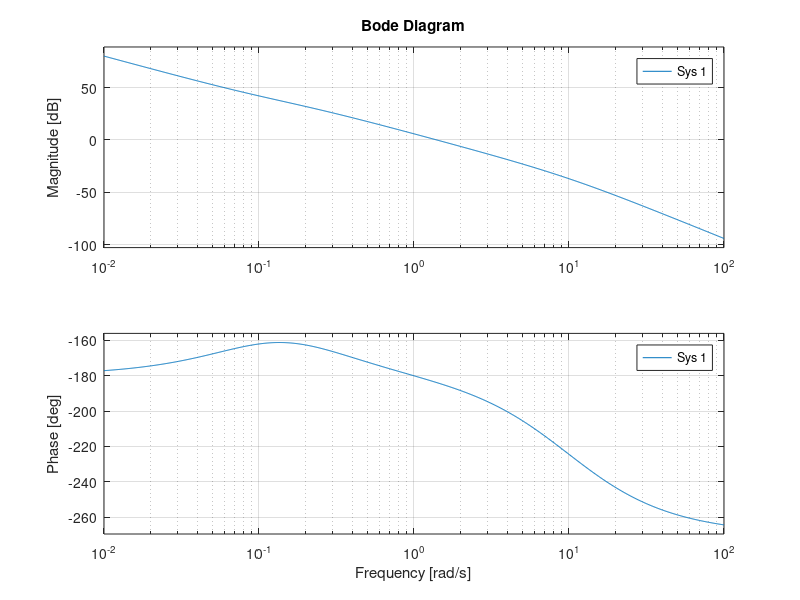

The MATLAB source for this figure: (Note: this script raises an error after producing the figure.)
clear all, close all
s = tf('s');
F1 = (1+s/0.1)/(1+s/0.2)/(1+s/10);
F2 = 1/s;
Kf1 = dcgain(F1);
Kf2 = dcgain(F2*s);

epar = 0.16;
Kc_min = 1/(epar*Kf1*Kf2);
bode(F1*F2/s) % stabilita regolare
Kc = Kc_min;

Ga1 = Kc/s*F1*F2;
wb = 4; smax = .25;
wcd = 2.35; % 2.52

mr_db = 20*log10((1+smax)/.9)
mfi_min = 60-5*mr_db % 45 °

figure, bode(Ga1), grid
[m,f] = bode(Ga1, wcd)
% recuperare 57°
% attenuare modulo

% 2 reti attenuatrici
md = 4; xd = 1.4;
td = xd/wcd;
Rd1 = (1+td*s)/(1+td/md*s);
Rd = Rd1^2;
Ga2 = Rd*Ga1;
figure, bode(Ga2), grid
[m,f] = bode(Ga2, wcd)

% anticipatrice
mi = 6.2;
figure, bode((1+s/mi)/(1+s)), grid
xi= 100; ti = xi/wcd;
Ri = (1+ti*s/mi)/(1+ti*s);
Ga3 = Ri*Ga2;
figure, bode(Ga3), grid
figure, margin(Ga3)

C = Kc/s*Rd*Ri;
W = feedback(C*F1*F2, 1);
figure, bode(W), grid
figure, step(W), grid

Wu = C*feedback(1,Ga3);
figure, step(Wu), grid % 1.25 picco

wB = 4.28;
T = 0.05;
Gazoh = Ga3/(1+s*T/2);
figure, margin(Ga3)
Cz1 = c2d(C, T, 'tustin');
Cz2 = c2d(C, T, 'zoh');
Cz3 = c2d(C, T, 'matched');
